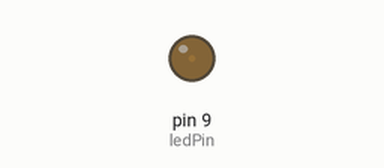
Simulated run of this sketch. Board: Arduino Uno, built with avr-gcc and run on an emulated ATmega328P. Parts: output pins drawn as LEDs (lit = HIGH).

Above: at 0.05 s.
At 0.95 s:
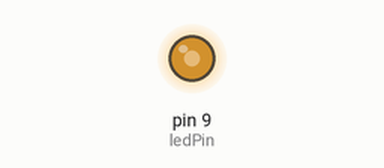
At 1.4 s:
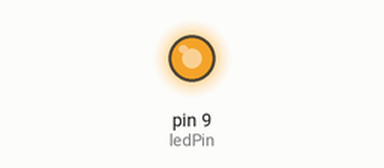
At 2.75 s:
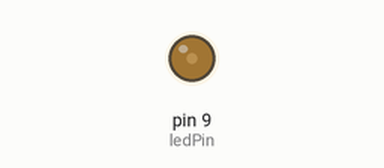
Timing chart, 0 to 7.0 s (numbered marks = the images above):
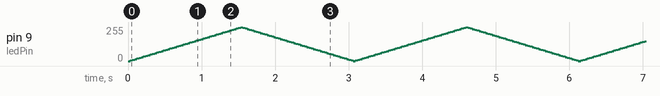

The sketch:

lab2_led_fade_effect.ino
```cpp
const int ledPin = 9;
int brightness = 0;
int fadeAmount = 5;


void setup() {
  // put your setup code here, to run once:
  pinMode(ledPin, OUTPUT);
}

void loop() {
  // put your main code here, to run repeatedly:

analogWrite(ledPin,brightness);
brightness = brightness + fadeAmount;
if (brightness <= 0 || brightness>=255)
fadeAmount= - fadeAmount;
delay(30);
}
```
